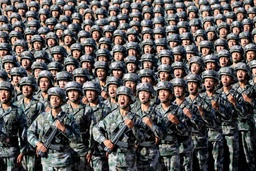
#> input picture img/people_bunch.jpg, 256 x 171 px, shrunk from 1050 x 700 before the run
$ jupyter execute morphing_singleLine.ipynb
#> lines starting #> are read from the running program, lines starting #| are printed output that depends on the picture
#> further down, source is the input picture: shape (171, 256, 3); mean B, G, R 87.3, 88.4, 93.2
#| (171, 256, 3)
[cell 1]
from math import floor, ceil
import numpy as np
import cv2
import matplotlib.pyplot as plt

[cell 2]
# return [B,G,R,A]
def get_pixel(y, x, src):
    if (x<0 or y<0 or x>src.shape[1]-1 or y>src.shape[0]-1): # out of frame
        return [0,0,0,0]
    xt, yt = x-int(x), y-int(y)
    #print(xt,yt)
    u, d, l, r = floor(y), ceil(y), floor(x), ceil(x)
    ul, ur, dl, dr = src[u][l], src[u][r], src[d][l], src[d][r]
    bgr = np.zeros(3)
    bgr += ul * xt     * yt
    bgr += ur * (1-xt) * yt
    bgr += dl * xt     * (1-yt)
    bgr += dr * (1-xt) * (1-yt)
    return np.concatenate([bgr,[1]])

[cell 3]
# magniture of vector
def mag(x):
    return np.sqrt(x.dot(x))
# angle is clockwise or counterclockwise
def cross_direction(x, y):
    return np.sign(x[0]*y[1]-x[1]*y[0])
# project y on x
def projection_factor(x, y):
    return x.dot(y) / x.dot(x)

[cell 4]
def morph(dest, src):
    pairs = [[(0,0),(0,1),(0,0),(0.2,0.8)]] # srcP,srcQ,destP,destQ
    for i in range(len(pairs[0])): pairs[0][i] = np.array(pairs[0][i])
    for pair in pairs:
        PQ = pair[3]-pair[2]
        P_Q_ = pair[1]-pair[0]
        for y in range(dest.shape[0]):
            for x in range(dest.shape[1]):
                X = np.array([x,y])
                u = projection_factor(PQ, X-pair[2]) # scalar, u*PQ is the actual u
                v = X-pair[2]-u*PQ
                v_ = P_Q_[::-1]*np.array([-1,1])/mag(PQ) * mag(v)*cross_direction(PQ,X-pair[2])
                X_ = (pair[0]*(1-u) + pair[1]*u) + v_
                #print(X, X_, u,v, v_, cross_direction(PQ,X-pair[2]))
                dest[y][x] = get_pixel(X_[1], X_[0], src)[0:3]
#> this loop made 1 pass
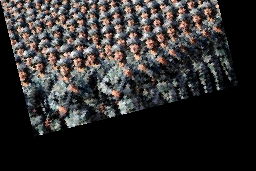
#> dest: shape (171, 256, 3); mean B, G, R 45.8, 46.3, 48.7

[cell 5]
source = cv2.imread('../img/people_bunch.jpg')
destination = np.zeros(source.shape).astype(np.uint8)
print(source.shape) # (height, width, BGR)
morph(destination, source)

[cell 6]
cv2.imshow('image', source)
cv2.waitKey(0)
cv2.imshow('image', destination)
cv2.waitKey(0)
cv2.destroyAllWindows()
cv2.imwrite('./output.jpg', destination)
#> Out = True

[cell 7]
plt.imshow(cv2.cvtColor(source, cv2.COLOR_BGR2RGB))
plt.show()
plt.imshow(cv2.cvtColor(destination, cv2.COLOR_BGR2RGB))
plt.show()


$ run again, with img/100x100.jpg copied over img/people_bunch.jpg
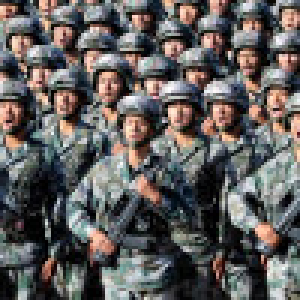
#> input picture img/100x100.jpg, 100 x 100 px (shown 3 times larger)
#> source is the input picture: shape (100, 100, 3); mean B, G, R 91.9, 93.2, 96.2
#| (100, 100, 3)
#> the loop in morph, `for pair in pairs:` made 1 pass
#> after the loop in morph, `for pair in pairs:`:
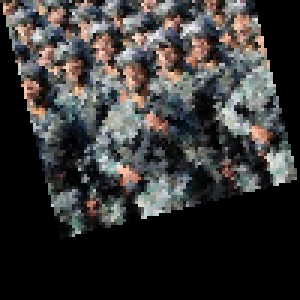
#> dest: shape (100, 100, 3) (shown 3 times larger); mean B, G, R 53.5, 54.3, 55.6
#> Out = True

$ run again, with img/mr.png saved as img/people_bunch.jpg
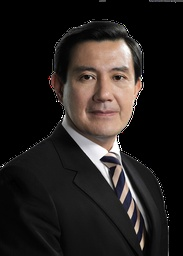
#> input picture img/mr.png, 183 x 256 px, shrunk from 500 x 700 before the run
#> source is the input picture: shape (256, 183, 3); mean B, G, R 30.8, 32.8, 37.3
#| (256, 183, 3)
#> the loop in morph, `for pair in pairs:` made 1 pass
#> after the loop in morph, `for pair in pairs:`:
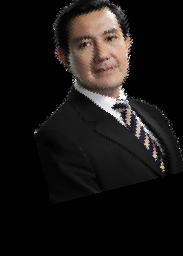
#> dest: shape (256, 183, 3); mean B, G, R 20.4, 21.8, 24.8
#> Out = True
